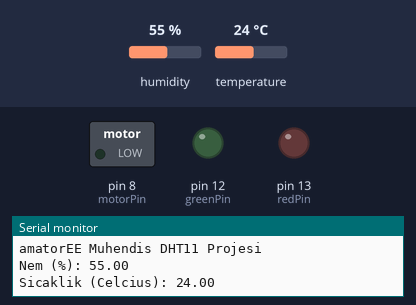
The sketch below on a simulated Arduino Uno, built with avr-gcc and run on an emulated ATmega328P. Parts: switched loads named in the sketch (green lamp = pin HIGH), output pins drawn as LEDs (lit = HIGH), the last lines printed to the serial monitor. The test bench sets the inputs (shaded band); at power-on: humidity 55 %, temperature 24 °C.

Above: at 0.1 s.
At 1.1 s:
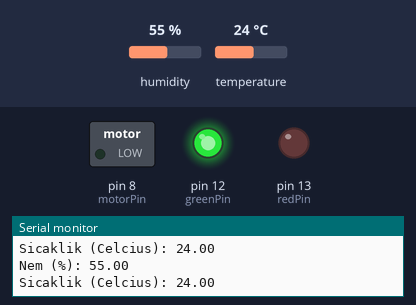
Timing chart, 0 to 2.6 s (numbered marks = the images above):
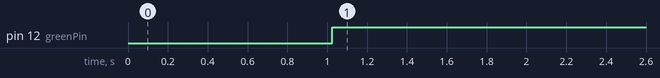

The sketch:

dht11_kod.ino
```cpp
//DHT11 kullanimi
//Created by Arif Mandal

#include<dht11.h>//Kutuphaneyi videonun altindaki linkten indirebilirsiniz.
#define DHT11PIN 2// dht11 pinimiz

dht11 DHT11;// DHT kutuphanesinden obje olusturduk.

int motorPin = 8;// motor ve led pinlerimiz
int greenPin = 12;
int redPin = 13;


void setup() {
  // put your setup code here, to run once:
  Serial.begin(9600);// monitoru baslattik
  Serial.println("amatorEE Muhendis DHT11 Projesi");
  pinMode(motorPin, OUTPUT);// motor ve led pinlerimizi cikis pini yaptik.
  pinMode(greenPin, OUTPUT);
  pinMode(redPin, OUTPUT);


}

void loop() {
  // put your main code here, to run repeatedly:
  Serial.println("");
  int value = DHT11.read(DHT11PIN);// dht11 sensorumuzu okuduk

  float nem = DHT11.humidity;// float olarak nem degerimizi aldik.
  float sicaklik = DHT11.temperature;//float olarak sicaklik degerimizi aldik.

  Serial.print("Nem (%): ");// bu degerleri yazdirdik
  Serial.println(nem);

  Serial.print("Sicaklik (Celcius): ");
  Serial.println(sicaklik);

  delay(1000);// rahat gorebilmek icin gecikme verdik.

  if (sicaklik >= 25.00 && nem >= 60.00) {// sicaklik 25 den buyuk ve nem 60 dan buyukse motor calisacak ve
    //dht11 sensorunu sogutacaktir.
    digitalWrite(motorPin, HIGH);
    digitalWrite(redPin, HIGH);// kirmizi led yanacak yesil led sonuk durumda kalacaktir.
    digitalWrite(greenPin, LOW);


  } else {
    digitalWrite(motorPin, LOW);//diger durumlarda motor durgun kirmizi led sonuk kalacak yesil led yanacaktir.
    digitalWrite(redPin, LOW);
    digitalWrite(greenPin, HIGH);

  }
//thank you...

}
```

Measured:
- by itself, pin 12 (greenPin): LOW → HIGH at 1.0 s
